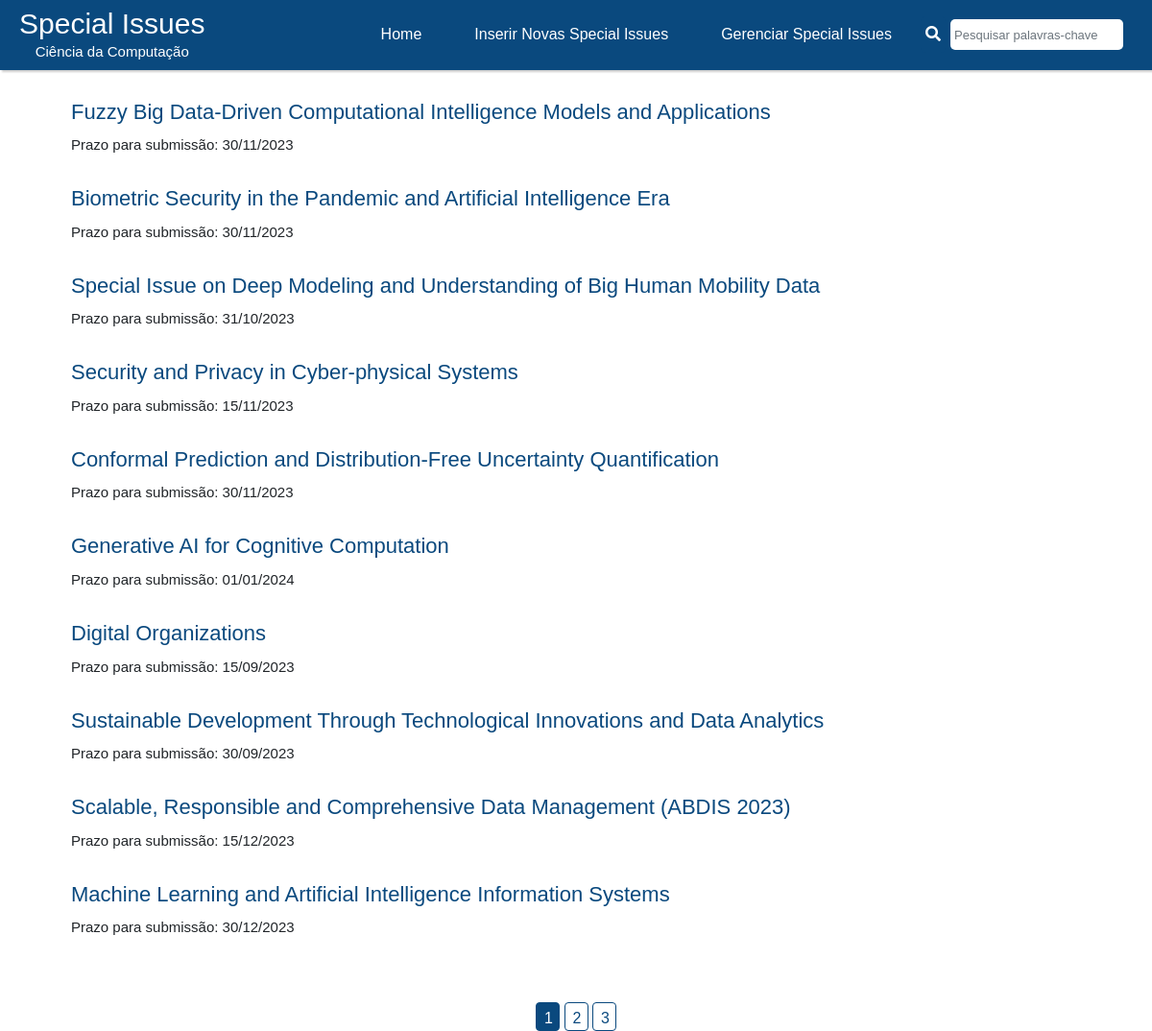
The app's page /admin/search with its own data.
### website/adm/models.py (models this page shows)
class SPI(db.Model):
    id = db.Column(db.Integer, primary_key=True)
    editora = db.Column(db.String, unique=False, nullable=False)
    revista = db.Column(db.String, unique=False, nullable=False)
    titulo = db.Column(db.String, unique=False, nullable=False)
    link = db.Column(db.String, unique=True, nullable=False)
    prazo = db.Column(db.Date, unique=False, nullable=False)
    datanot = db.Column(db.Date, unique=False, nullable=False)
    detalhes = db.Column(db.String, unique=False, nullable=False)

### website/adm/rotas.py (the view)
@app.route('/admin/search', methods=['GET', 'POST'])
def search():
    if request.method == 'POST':
        form = request.form
        search_value = form['search-box']
        session['search_value'] = search_value  # Armazena na sessão
        search = f"%{search_value}%"
        specialissues = SPI.query.filter(SPI.titulo.like(search)).paginate(page=1, per_page=10)
        return render_template('admin/busca.html', specialissues=specialissues, search_value=search_value)
    else:
        page = request.args.get('page', 1, type=int)
        per_page = 10
        search_value = session.get('search_value', '')  # Obtém da sessão
        if page == 1 and search_value:
            specialissues = SPI.query.filter(SPI.titulo.like(f"%{search_value}%")).paginate(page=1, per_page=10)
        else:
            specialissues = SPI.query.paginate(page=page, per_page=per_page)
    return render_template('admin/busca.html', specialissues=specialissues, search_value=search_value)

### website/templates/admin/busca.html (shortened to what this page needs)
{% extends 'layout.html' %}
{% block content %}
{% include 'navbar.html' %}
<div class="container">
    <ul>
        {% if specialissues.items %}
            {% for spi in specialissues.items %}
                <li class="special-issue">
                    <h3><a href="{{ url_for('detalhes', id=spi.id) }}">{{ spi.titulo }}</a></h3>
                    <p class="date">Prazo para submissão: {{ spi.prazo.strftime('%d/%m/%Y') }}</p>
                </li>
            {% endfor %}
        {% else %}
            <li class="aviso">Sem resultados para essa pesquisa</li>
        {% endif %}
    </ul>
    <div class="col">
        <form method="POST">
            {% for page_num in specialissues.iter_pages() %}
                {% if page_num %}
                    {% if specialissues.page == page_num %}
                        <a href="{{ url_for('search', page=page_num) }}" class="btn btn-primary btn-sm">{{ page_num }}</a>
                    {% else %}
                        <a href="{{ url_for('search', page=page_num) }}" class="btn btn-outline-primary btn-sm">{{ page_num }}</a>
                    {% endif %}
                {% else %}
                    ...
                {% endif %}
            {% endfor %}
        </form>
    </div>
</div>
{% endblock content %}

### website/templates/navbar.html (style rules this page uses)
body { margin: 0; padding: 0; font-family: Arial, sans-serif; background-color: white; }

### website/templates/admin/busca.html (style rules this page uses)
.container ul { list-style-type: none; }
.container a { color: #0a497e; font-size: 22px; margin-top: 50px; text-decoration: none; }
.container p { display: inline; margin-right: 10px; font-size: 15px; }
.container .special-issue { margin-bottom: 10px; display: block; margin-top: 25px; }
.col { text-align: center; }
.container .col a.btn-outline-primary { background-color: white; border-color: #0a497e; color: #0a497e; transition-duration: 0s; text-decoration: none; width: 25px; height: 30px; font-size: medium; }
.container .col a.btn-primary { background-color: #0a497e; border-color: #0a497e; color: white; transition-duration: 0s; text-decoration: none; width: 25px; height: 30px; font-size: medium; }

### records on screen
SPI: titulo "Fuzzy Big Data-Driven Computational Intelligence Models and Applications", prazo "30/11/2023"
SPI: titulo "Biometric Security in the Pandemic and Artificial Intelligence Era", prazo "30/11/2023"
SPI: titulo "Special Issue on Deep Modeling and Understanding of Big Human Mobility Data", prazo "31/10/2023"
SPI: titulo "Security and Privacy in Cyber-physical Systems", prazo "15/11/2023"
SPI: titulo "Conformal Prediction and Distribution-Free Uncertainty Quantification", prazo "30/11/2023"
SPI: titulo "Generative AI for Cognitive Computation", prazo "01/01/2024"
SPI: titulo "Digital Organizations", prazo "15/09/2023"
SPI: titulo "Sustainable Development Through Technological Innovations and Data Analytics", prazo "30/09/2023"
SPI: titulo "Scalable, Responsible and Comprehensive Data Management (ABDIS 2023)", prazo "15/12/2023"
SPI: titulo "Machine Learning and Artificial Intelligence Information Systems", prazo "30/12/2023"

### other values on screen
{{ page_num }} "1"
{{ page_num }} "2" "3"
